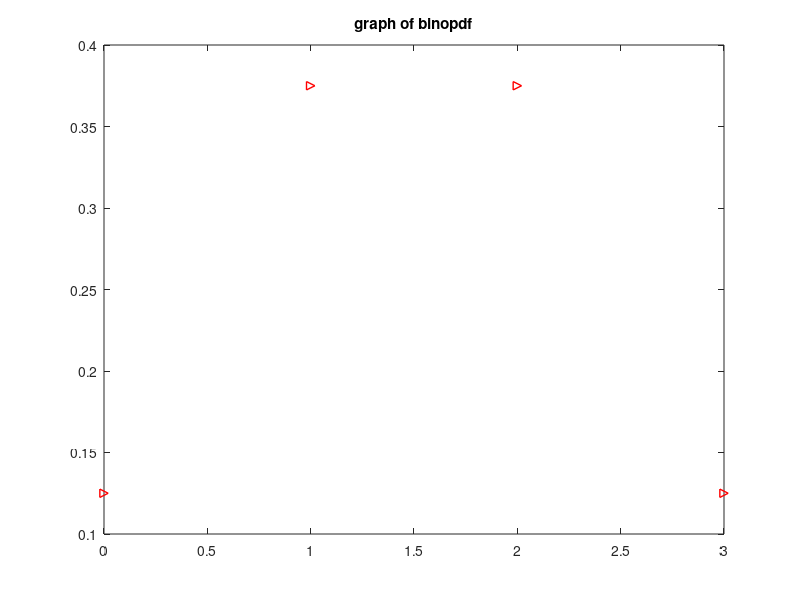
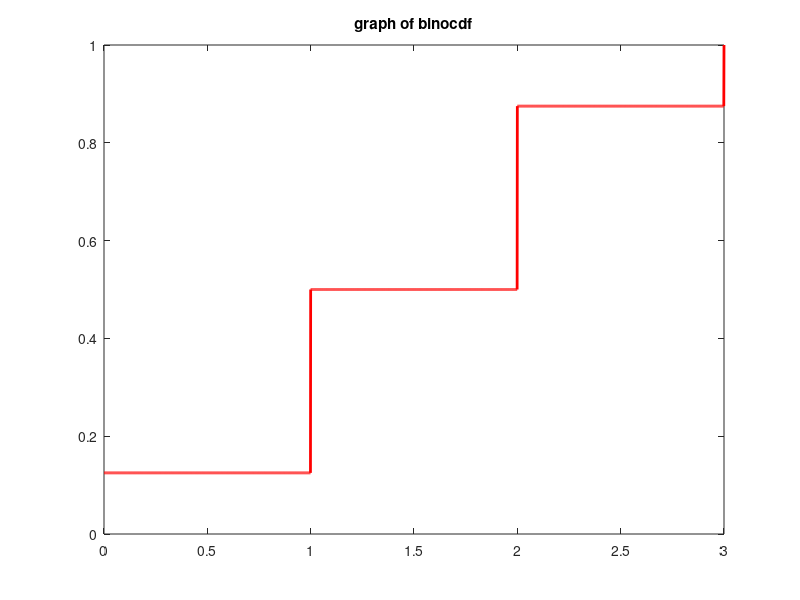

These figures' MATLAB source, in order:
clc
clear
pkg load statistics

%n = input("Give the number of trails: ");
n = 3;

%p = input("Give the probability of success (0,1): ");
p = 0.5

#----------------------- a) -----------------------
x = 0:1:n;% take all the posibilities of success
y = binopdf(x, n, p);
figure
plot(x, y, '>r', 'Linewidth', 1)
title("graph of binopdf")

printf("Tossing 3 times a coin is a Binomial Distribution because there are n trials with the same probability of success\n")


#----------------------- b) -----------------------
x = 0:0.001:n; % the only way to represent continous intervals
y = binocdf(x, n, p);
figure
plot(x, y, 'r', 'Linewidth', 2)
title("graph of binocdf")


#----------------------- c) -----------------------
printf("P(X = 0) = %f \n", binopdf(0, n, p))
printf("P(X != 1) = 1 - P(X = 1) %f \n", 1 - binopdf(1, n, p))

#----------------------- d) -----------------------
printf("P(X <= 2) = %f \n", binocdf(2, n, p))
printf("P(X < 2) = P(X <= 1) %f \n", binocdf(1, n, p))

#----------------------- e) -----------------------
printf("P(X >= 1) = 1 - P(X < 1) = 1 - P(X <= 0) = 1 - P(X = 0) = %f \n", 1 - binopdf(0, n, p))
printf("P(X > 1) = 1 - P(X <= 1) = %f \n", 1 - binocdf(1, n, p))

#----------------------- f) -----------------------
heads = 0
for i = 1:n
    if (rand() >= 0.5)
        heads = heads + 1
    endif
endfor

printf("P(X = %d) = %f\n", heads, binopdf(heads, n, p));
